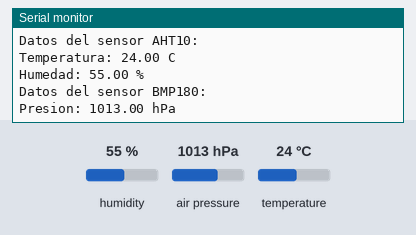
Bench run of a sketch on a simulated ESP32. Shown: the last lines printed to the serial monitor. The inputs (shaded band) are chosen by the test bench; at power-on: humidity 55 %, air pressure 1013 hPa, temperature 24 °C.

Above: at 2.9 s.
3.0 s: humidity set to 22 %
At 5.5 s:
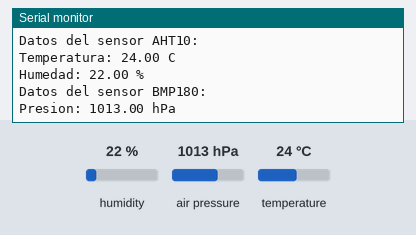
5.8 s: air pressure set to 952 hPa
At 7.5 s:
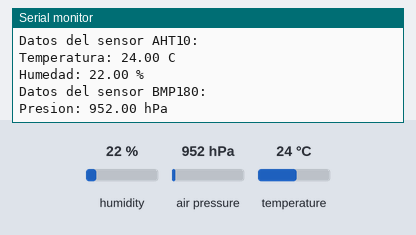

The sketch:

sensado_esp32.ino
```cpp
// Estación de sensado mediante un ESP32
// Eduardo Chávez Martín        A01799595
// Maximiliano De La Cruz Lima  A01798048

// Librerías
#include <Wire.h>               // Comunicación serial I2C
#include <Adafruit_Sensor.h>    // Dependencia para librerías Adafruit
#include <Adafruit_AHTX0.h>     // AHT10: temperatura y humedad
#include <Adafruit_BMP085_U.h>  // BMP180: presión atmosférica / barométricas

// Instancias de los sensores: AHT10 y BMP180 respectivamente
Adafruit_AHTX0 aht;
Adafruit_BMP085_Unified bmp = Adafruit_BMP085_Unified(10085);

void setup() {
  Serial.begin(115200);
  Serial.println("Inicialización de sensores: AHT10 & BMP180");

  if (!aht.begin()) {
    Serial.println("Error al iniciar el sensor AHT10!");
    while (1) delay(10);
  }
  Serial.println("AHT10 inicializado");

  if (!bmp.begin()) {
    Serial.println("Error al iniciar el sensor BMP180");
    while (1)
      ;
  }
  Serial.println("BMP180 inicializado");
}

void loop() {
  sensors_event_t humidity, temp, pressure;

  aht.getEvent(&humidity, &temp);
  bmp.getEvent(&pressure);

  Serial.println("Datos del sensor AHT10:");
  Serial.print("Temperatura: ");
  Serial.print(temp.temperature);
  Serial.println(" C");

  Serial.print("Humedad: ");
  Serial.print(humidity.relative_humidity);
  Serial.println(" %");

  Serial.println("Datos del sensor BMP180:");
  if (pressure.pressure) {
    Serial.print("Presion: ");
    Serial.print(pressure.pressure);
    Serial.println(" hPa");
  }

  delay(2000);  // Espera de 2 segundos entre lecturas
}
```

Measured:
- after the input at 3.0 s, the serial monitor: prints a new line after 1.3 s (image 1)
- after the input at 5.8 s, the serial monitor: prints a new line after 0.64 s (image 2)
